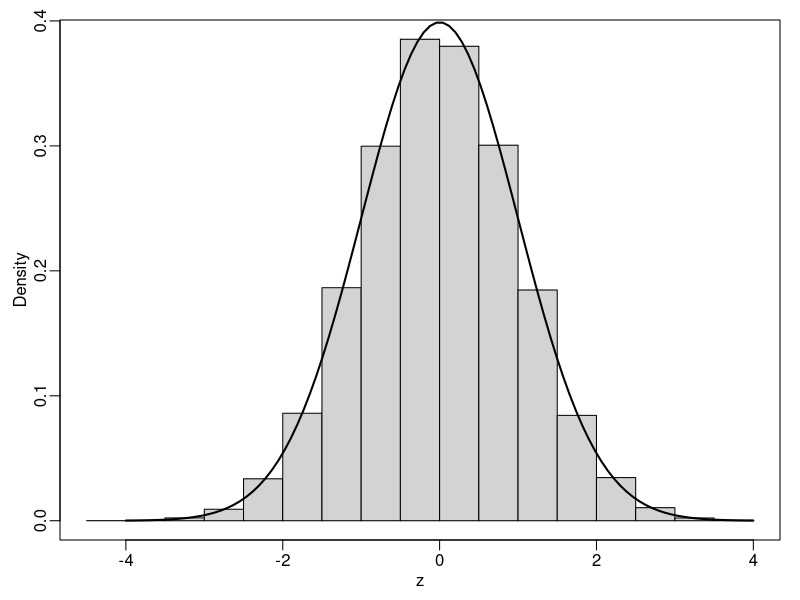

Write the R code that produced this figure.
### Lecture 1


## Review the R functions for normal random variables
rnorm(5)
dnorm(x=3, mean=0, sd=1)
pnorm(.5, mean=0, sd=1)
qnorm(.005, mean=0, sd=1)


## Exercise 1.1
png('exercise1.png', width=5, height=2.5, units='in', res=300)
n <- 1e5
z <- rnorm(n)
par(mgp=c(1.5,.5,0), mar=c(3,3,1,1))
hist(z, probability=TRUE, main=NA)
x <- seq(-4,4, len=100)
lines(x, dnorm(x), lwd=2)
box()
dev.off()

